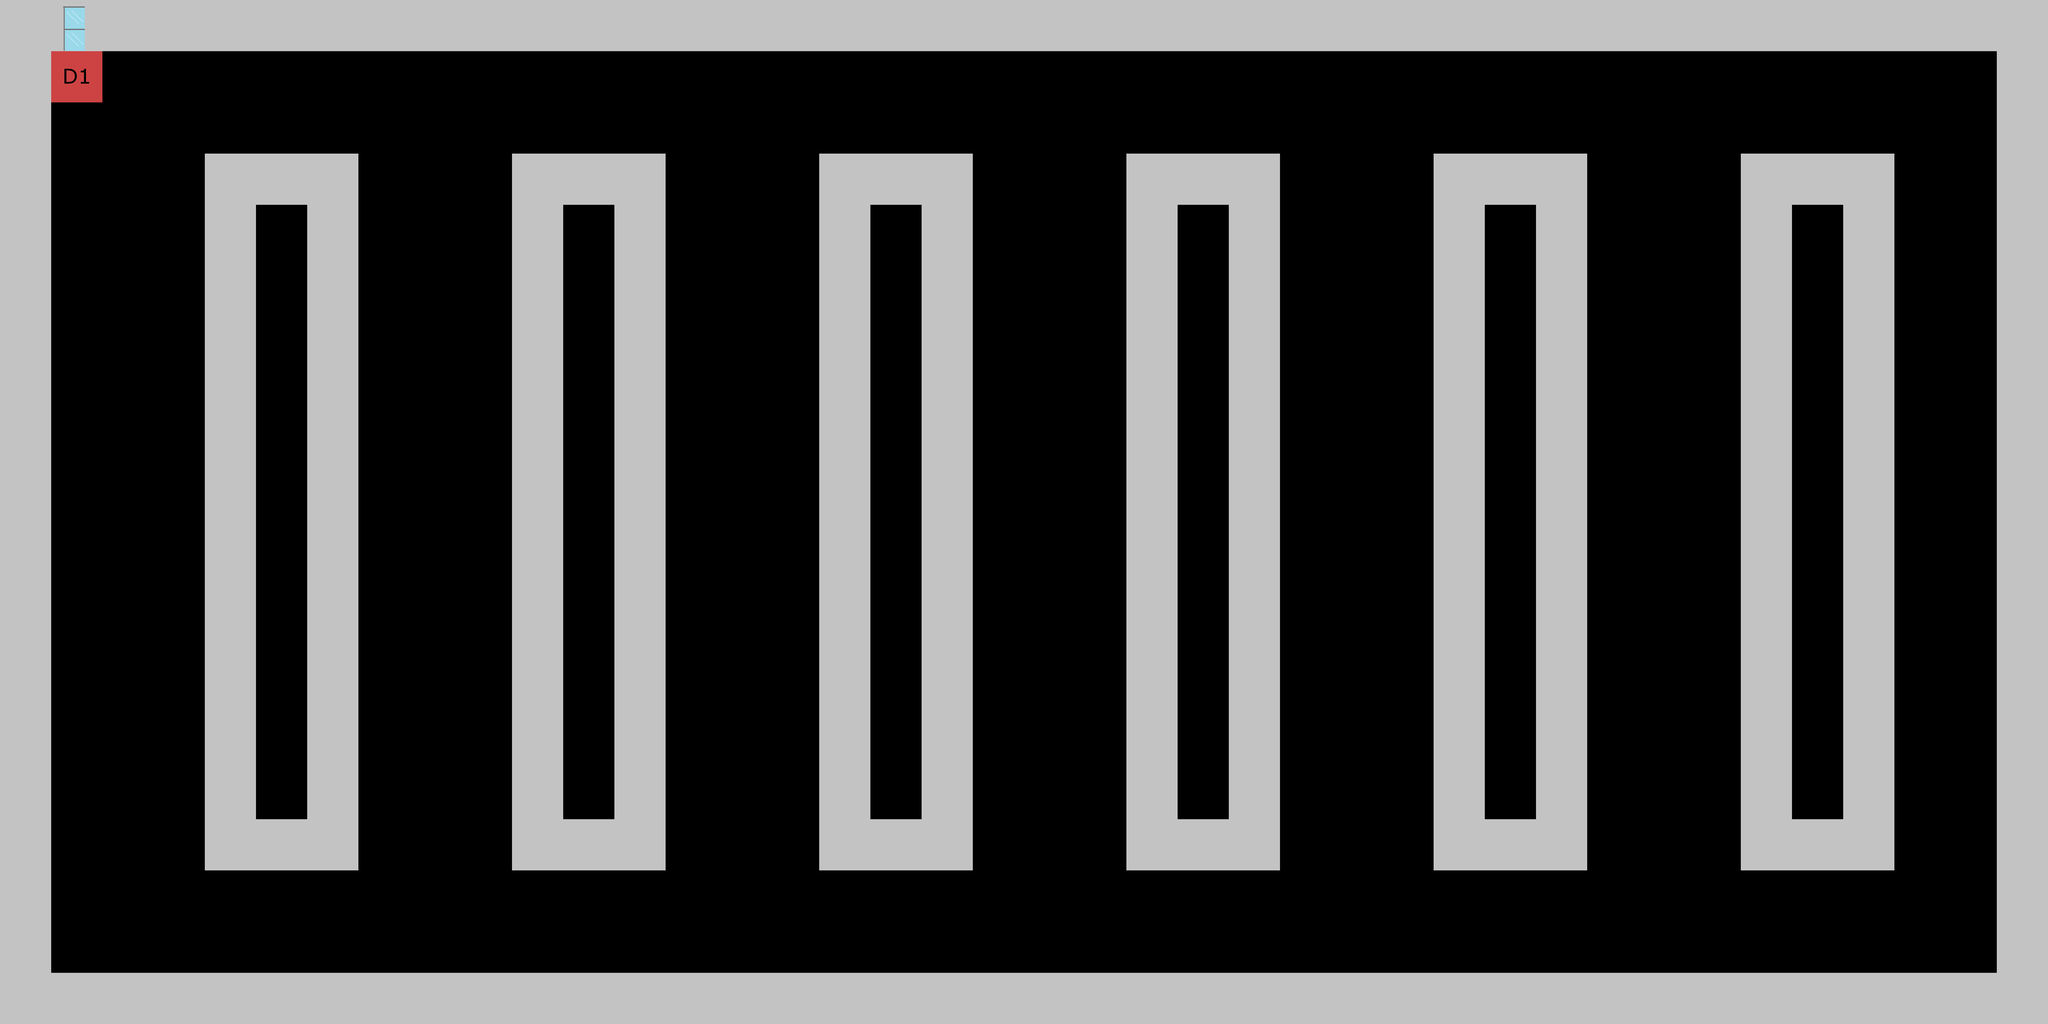

Tiled map render using the project's own tile images. Description and the map definition, with tile-layer contents summarised, below:
An orthogonal 40x20 tile map with 128x128 px tiles, 5 tile layers (Finished_Event, Dialogue_Events, walls, doors, ...), 2 tilesets.

<map version="1.4" tiledversion="1.4.0" orientation="orthogonal" renderorder="right-down" width="40" height="20" tilewidth="128" tileheight="128" infinite="0" nextlayerid="6" nextobjectid="1">
 <tileset firstgid="1" name="my_tiles" tilewidth="128" tileheight="128" tilecount="2" columns="0">
  <grid orientation="orthogonal" width="1" height="1" />
  <tile id="0">
   <image width="128" height="128" source="wallTile.png" />
  </tile>
  <tile id="1">
   <image width="128" height="128" source="Door.png" />
  </tile>
 </tileset>
 <tileset firstgid="3" source="Dialogue_Events.tsx" />
 <layer id="5" name="Finished_Event" width="40" height="20">
  <data>[800 cells, 0 non-empty, 0 distinct tile ids]</data>
 </layer>
 <layer id="4" name="Dialogue_Events" width="40" height="20">
  <data>[800 cells, 1 non-empty, 1 distinct tile ids]</data>
 </layer>
 <layer id="1" name="walls" width="40" height="20">
  <data>[800 cells, 295 non-empty, 1 distinct tile ids]</data>
 </layer>
 <layer id="2" name="doors" width="40" height="20">
  <data>[800 cells, 1 non-empty, 1 distinct tile ids]</data>
 </layer>
 <layer id="3" name="Background" width="40" height="20">
  <data>[800 cells, 0 non-empty, 0 distinct tile ids]</data>
 </layer>
</map>
